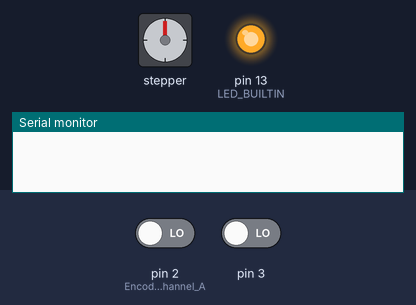
Simulated run of this sketch. Board: Arduino Uno, built with avr-gcc and run on an emulated ATmega328P. Parts: stepper motor, output pins drawn as LEDs (lit = HIGH), the last lines printed to the serial monitor. Wiring (inferred from the names in the program): stepper motor driver (200 steps per turn assumed): step pin 5; direction pin 4. Inputs (shaded band) come from the test bench; at power-on: pin 3 LOW, pin 2 (EncoderChannel_A) LOW. Pins used as bus, display or sensor lines are not drawn.

Above: at 0.8 s.
0.9 s: pin 3 driven HIGH
At 1.3 s:
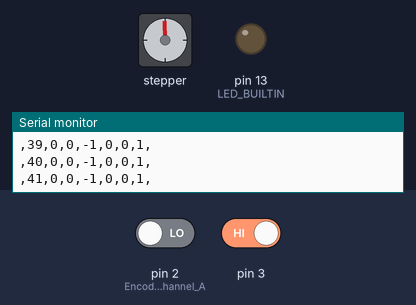
Timing chart, 0 to 3.9 s (numbered marks = the images above; inputs shaded):
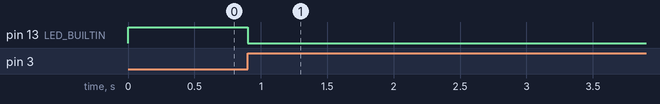

The sketch:

PendulumFour.ino
```cpp
//**************************************
//*   AI Pendulum Control Platform Interface
//*   4/6/2018
//***************************************

#include <avr/io.h>
#include <avr/interrupt.h>

//Hardware Assignments
#define  EncoderChannel_A  2
#define  EncoderChannel_B  7
#define  Step 5
#define  Dir  4

//Function prototypes
void  SetupTimer1(void);
void  SetupTimer0(void);
void  Encoder_ISR(void);
void  WriteStepSize(int Speed);
void  MotionCalculation(void);

//Create a structure for movement data
struct MovementParms
{
  signed int Position;
  signed int Velocity;
  signed int Acceleration;
  bool Direction;
};

//Create instance of three structures
volatile struct MovementParms DesiredCart;
volatile struct MovementParms CurrentCart;
volatile struct MovementParms Encoder;

//Static Variables that are accessed in interrupts
volatile unsigned int abs_Current_Velocity = 0;
volatile unsigned int Counter = 0;
volatile unsigned int StepSpeed = 0;
volatile signed long timestep = 0;
volatile bool RunTask_10ms = 0;
bool echo = 0;


//**************************************
//  Interrupt used to generate the servo
//  pulses
//  The lower the address the higher is the priority level
//  Vector Address 12
//**************************************
ISR(TIMER1_COMPA_vect)
{
   if(StepSpeed < 64000)
   {
     //Check the direction pin and determine the position
     if(CurrentCart.Direction == 1)
     {
        digitalWrite(Dir,1);
        CurrentCart.Position++;
     }
     else
     {
       digitalWrite(Dir,0);
       CurrentCart.Position--;
     }

     //Step once
     digitalWrite(Step,1);
     digitalWrite(Step,0);
   }
   //Interrupt occurs when timer matches this value
   //Larger velocity means smaller OCR1A value
   //StepSpeed is calculated using another function and then stored
   //in a global variable to be accessed by the interrupt routine
   OCR1A = StepSpeed;
}

//**************************************
//  10 ms Task Rate
//  Creates a periodic Task
//  Vector Address 15
//**************************************
ISR(TIMER0_COMPA_vect)
{
  //Check to see if the flag was not cleared, this will track
  //overruns in the 10ms task
  if(RunTask_10ms)
  {
    digitalWrite(LED_BUILTIN,1);
  }
  RunTask_10ms = 1;
}

//*******************************************
//  ISR routine for the Encoder Channel
//
//  Routine creates and interrupt on the
//  rising edge of pin 2. Then checks to
//  see if the if the second channel is
//  high or low to determine the direction
//
// Vector Address 2
//******************************************
void Encoder_ISR()
{
  if(digitalRead(EncoderChannel_B))
  {
    Encoder.Position++;
  }
  else
  {
    Encoder.Position--;
  }
  //600 PPR encoder, need to count 0, so (-299 to 300) = 600
  if(Encoder.Position > 300)
  {
    Encoder.Position = -299;
  }
  else if(Encoder.Position < -299)
  {
    Encoder.Position = 300;
  }

}
//*******************************************
// WriteStepSize
//
// Pass in a velocity and update the step size
// global variable which is read by the interrupt
// to generate the stepper pulses. Speed is in
// the units mm/min.
//*******************************************
void WriteStepSize(signed int Speed)
{
  //Set the direction pin based on the sign of the speed
  if(Speed > 0)
  {
     CurrentCart.Direction = 1;
  }
  else
  {
     CurrentCart.Direction = 0;
  }
  // Conversion Factor
  //  20000 mm      1 min      360 deg     1 rev       step          16,000 step
  // ----------- x -------- x -------- x -------- x ------------ =  ---------
  //     min        60 sec      rev        60 mm     0.125 deg       sec
  //
  //   16,000,000 cycles      1 sec            1,000 cycles
  //   ----------------- x --------------- = -----------
  //       1 sec             16,000 step          sec
  //  16,000,000/16,000   = 1,000 clock cycles  (20000 mm/min)
  //  16,000,000/8,000    = 2,000 clock cycles  (10000 mm/min)
  //  16,000,000/800      = 20,000 clock cycles (1000 mm/min)

  //For some reason the prescale set to zero causes problems, so 8 is the minimum
  //which means the clock is 16,000,000/8=2,000,000
  //  2,000,000/16,000   = 125 clock cycles  (20000 mm/min)
  //  2,000,000/8,000    = 250 clock cycles  (10000 mm/min)
  //  2,000,000/800      = 2500 clock cycles (1000 mm/min)

  //Check to prevent overflows, StepSpeed is 16 bit
  if(Speed > 500 || Speed < -500)
  {
     //This is derived from the table above using a Power trendline
     StepSpeed = (signed int)(2500000L/(abs(Speed)));
  }
  //This is like setting it to zero speed
  else
  {
     StepSpeed = 65000;
  }
}
//*******************************************
//  Configure Timer 1
//*******************************************

void SetupTimer1()
{
  //TCCRnA/B- Stands for Timer/Counter Control Registers.
  TCCR1A = 0;
  TCCR1B = 0;

  //TCNTn- Stands for Timer/Counter Register.
  TCNT1 = 0; // initialize the counter from 0

  //OCRnA/B- Stands for Output Compare Register.
  OCR1A = 65000; // sets the counter compare value

  //TIMSKn- Stands for Timer/Counter Mask In Registers.
  TCCR1B |= (1<<WGM12); // enable the CTC mode
  TCCR1B |= (1<<CS11); // 1/8 Prescale, 0 prescale was not working

  TIMSK1 |= (1<<OCIE1A);
}

//*********************************************
//  Configure Timer 0
//*********************************************
void SetupTimer0()
{
  TCCR0A = 0; // set entire TCCR0A register to 0
  TCCR0B = 0; // same for TCCR0B
  TCNT0  = 0; //initialize counter value to 0
  // set compare match register for 2khz increments
  OCR0A = 155;// = (16*10^6) / (100*1024) - 1 = 155(must be <256)
  // turn on CTC mode
  TCCR0A |= (1 << WGM01);
  // 1024 prescaler - page 142 of datasheet
  TCCR0B |= (1 << CS00);
  TCCR0B |= (1 << CS02);
  // enable timer compare interrupt
  TIMSK0 |= (1 << OCIE0A);
}

//*****************************************
//  Main Setup Function
//
//
//*****************************************
void setup()
{
  bool run_program = 0;
  //Set the pin modes
  pinMode(EncoderChannel_A,INPUT);
  pinMode(EncoderChannel_B,INPUT);
  pinMode(Step,OUTPUT);
  pinMode(Dir,OUTPUT);
  pinMode(3,INPUT);
  //Turn on the onboard LED
  pinMode(LED_BUILTIN,OUTPUT);
  digitalWrite(LED_BUILTIN,1);

  //Wait for the switch input to start things off
  while(true)
  {
    run_program = digitalRead(3);
    if(run_program == 1)
    {
       digitalWrite(LED_BUILTIN,0);
       break;
    }
  }
  //Attach an interrupt INT.0 (priority 2) to the Encoder pin to trigger on rising edge
  attachInterrupt(digitalPinToInterrupt(EncoderChannel_A), Encoder_ISR, RISING);

  //Disable interrupts
  cli();
  //Setup Timers
  SetupTimer1();
  SetupTimer0();
  //enable interrupts
  sei();
  Serial.begin(115200);
}


//********************************************
//  Main Loop
//********************************************
void loop()
{

  if(RunTask_10ms)
  {
    //P Controller
    if((Encoder.Position > -4) && (Encoder.Position < 4))
    {
       DesiredCart.Velocity = 0;
    }
    else
    {
       DesiredCart.Velocity = (Encoder.Position)* 125;
    }

    if(DesiredCart.Velocity > 10000)
    {
       DesiredCart.Velocity = 10000;
    }
    else if (DesiredCart.Velocity < -10000)
    {
       DesiredCart.Velocity = -10000;
    }
    DesiredCart.Acceleration = 1000;

    //Call this function to compute the current velocity,this
    //takes into account the acceleration
    MotionCalculation();

    //Call function to covert the velocity from mm/min to timer value

    WriteStepSize(CurrentCart.Velocity);

    timestep++;
    Serial.print(",");
    Serial.print(timestep,DEC);
    Serial.print(",");
    Serial.print(Encoder.Position,DEC);
    Serial.print(",");
    Serial.print(Encoder.Velocity,DEC);
    Serial.print(",");
    Serial.print(CurrentCart.Position,DEC);
    Serial.print(",");
    Serial.print(CurrentCart.Velocity,DEC);
    Serial.print(",");
    Serial.print(CurrentCart.Acceleration,DEC);
    Serial.print(",");
    Serial.print(echo,DEC);
    Serial.print(",");
    Serial.println("");


    echo = Serial.read();
    //Clear the flag that gets set by the interrupt
    //This was added at end to detect overruns of the 10ms task
    RunTask_10ms = 0;
  }
}

//*********************************************
// MotionCalculation
//
// Uses all global structures
//*********************************************
void MotionCalculation(void)
{
  //Moving in the positive direction
  if(CurrentCart.Velocity >= 0)

     //Determine if we are speeding up
     if(CurrentCart.Velocity < DesiredCart.Velocity)
     {
        //Check to see if we can add the acceleration without overshooting
        if(CurrentCart.Velocity < (DesiredCart.Velocity - DesiredCart.Acceleration))
        {
           CurrentCart.Velocity += DesiredCart.Acceleration;
        }
        else
        {
           CurrentCart.Velocity = DesiredCart.Velocity;
        }
     }
     //We are slowing down
     else
     {
        //Check for overshoot
        if(CurrentCart.Velocity > (DesiredCart.Velocity + DesiredCart.Acceleration))
        {
           CurrentCart.Velocity -= DesiredCart.Acceleration;
        }
        else
        {
           CurrentCart.Velocity = DesiredCart.Velocity;
        }
     }
  //Moving in the negative direction, all the signs flip
  else
  {
     //Determine if we are speeding up
     if(CurrentCart.Velocity > DesiredCart.Velocity)
     {
        //Calculate the timer for the next pulse
        if(CurrentCart.Velocity > (DesiredCart.Velocity + DesiredCart.Acceleration))
        {
           CurrentCart.Velocity -= DesiredCart.Acceleration;
        }
        else
        {
           CurrentCart.Velocity = DesiredCart.Velocity;
        }
     }
     //We are slowing down
     else
     {
        //Calculate the timer for the next pulse
        if(CurrentCart.Velocity < (DesiredCart.Velocity - DesiredCart.Acceleration))
        {
           CurrentCart.Velocity += DesiredCart.Acceleration;
        }
        else
        {
           CurrentCart.Velocity = DesiredCart.Velocity;
        }
     }
  }
}
```
